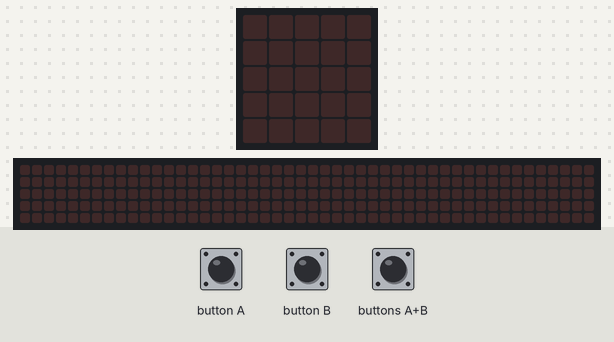
Recording of a program running on a simulated BBC micro:bit (MakeCode). Parts: the board's 5×5 LED display, a strip that is not on the board, showing the scrolling text unrolled. The test bench sets the inputs (shaded band). The 48×5 strip is a reading aid, not a part: it shows the text the display is scrolling, unrolled, one strip-width of it at a time.

Above: at 1.2 s.
1.3 s: buttons A+B pressed for 0.15 s
At 3.92 s:
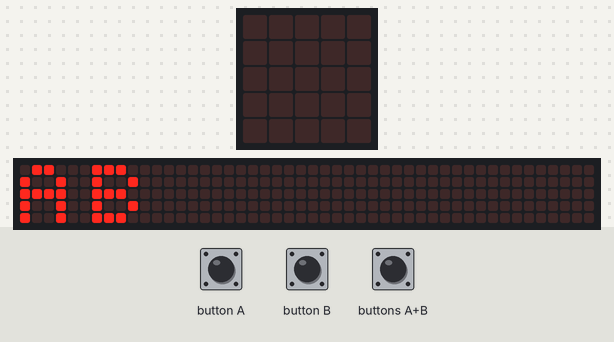
4.3 s: button A pressed for 0.15 s
At 4.9 s:
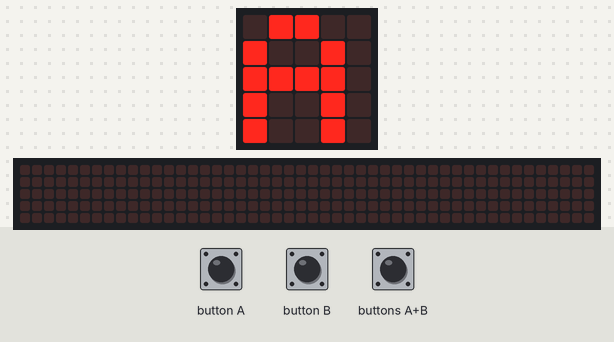
5.9 s: button B pressed for 0.15 s
At 7.2 s:
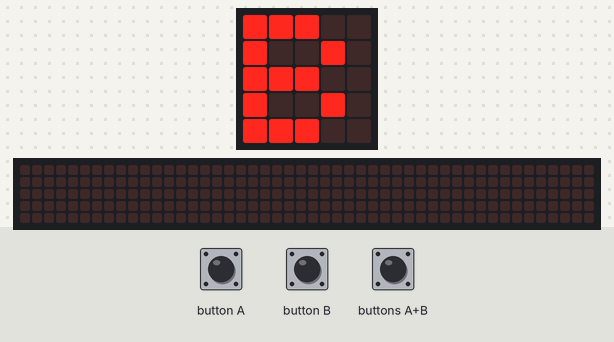
7.5 s: buttons A+B pressed for 1 s
At 8.57 s:
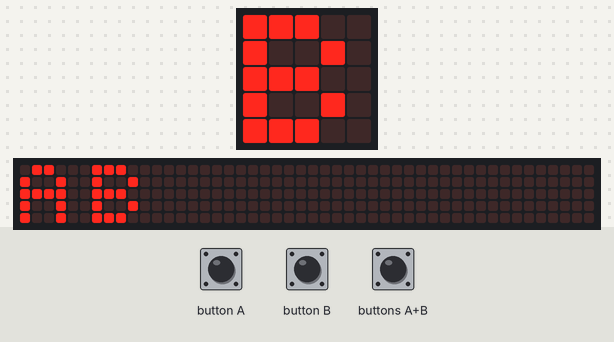
Timing chart, 0 to 10.5 s (numbered marks = the images above; inputs shaded):
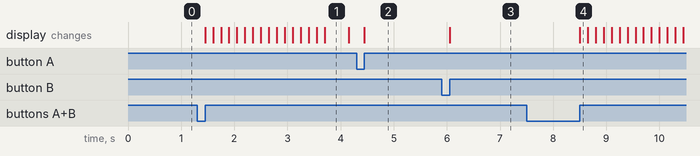

Measured:
- after the input at 1.3 s, the display: changes after 0.15 s (image 1)
- after the input at 4.3 s, the display: changes after 0.15 s (image 2)
- after the input at 5.9 s, the display: changes after 0.15 s (image 3)
- after the input at 7.5 s, the display: changes after 1.0 s (image 4)
- what the display in image 1 shows lasts 0.5 s, from 3.7 s to 4.2 s

The program:

main.ts
```typescript
input.onButtonPressed(Button.A, function () {
    basic.showString("A")
})
input.onButtonPressed(Button.AB, function () {
    basic.showString("AB")
})
input.onButtonPressed(Button.B, function () {
    basic.showString("B")
})
basic.forever(function () {

})
```

test.ts
```typescript
// les proves van aquí; això no es compilarà quan aquest paquet s'usi com a extensió.
```
